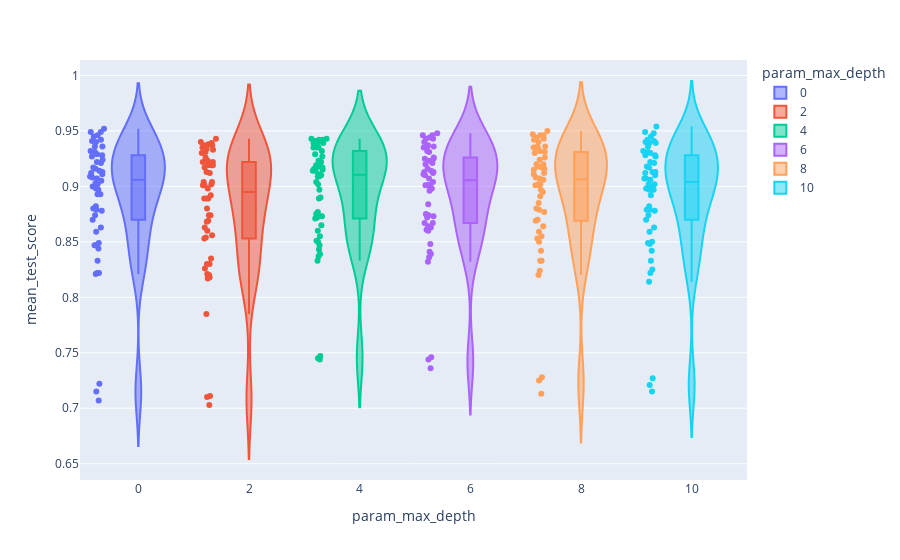

Notebook source saved alongside this figure:
### Code cell
cv_results = pd.DataFrame(grid_search_cv.cv_results_)
pos_teste_numcat(cv_results, 'param_max_depth', 'mean_test_score')
grafico_numcat(cv_results, 'param_max_depth', 'mean_test_score')

### Figure 1 — Plotly figure (JSON) as saved in the notebook; plotly's stock layout.template omitted (floating-point values rounded to 4 significant figures)
{"data": [{"alignmentgroup": "True", "box": {"visible": true}, "hovertemplate": "param_max_depth=%{x}<br>mean_test_score=%{y}<extra></extra>", "legendgroup": "0", "marker": {"color": "#636efa"}, "name": "0", "offsetgroup": "0", "orientation": "v", "points": "all", "scalegroup": "True", "showlegend": true, "type": "violin", "x": [0, 0, 0, 0, 0, 0, 0, 0, 0, 0, 0, 0, 0, 0, 0, 0, 0, 0, 0, 0, 0, 0, 0, 0, 0, 0, 0, 0, 0, 0, 0, 0, 0, 0, 0, 0, 0, 0, 0, 0, 0, 0, 0, 0, 0, 0, 0, 0, 0, 0, 0, 0, 0, 0], "x0": " ", "xaxis": "x", "y": [0.722, 0.822, 0.847, 0.893, 0.909, 0.913, 0.715, 0.822, 0.844, 0.893, 0.905, 0.911, 0.707, 0.821, 0.847, 0.903, 0.916, 0.914, 0.879, 0.902, 0.917, 0.936, 0.949, 0.952, 0.874, 0.9, 0.912, 0.924, 0.941, 0.949, 0.88, 0.908, 0.929, 0.942, 0.945, 0.946, 0.833, 0.849, 0.878, 0.907, 0.921, 0.932, 0.859, 0.87, 0.897, 0.922, 0.931, 0.94, 0.863, 0.882, 0.898, 0.927, 0.928, 0.936], "y0": " ", "yaxis": "y"}, {"alignmentgroup": "True", "box": {"visible": true}, "hovertemplate": "param_max_depth=%{x}<br>mean_test_score=%{y}<extra></extra>", "legendgroup": "2", "marker": {"color": "#EF553B"}, "name": "2", "offsetgroup": "2", "orientation": "v", "points": "all", "scalegroup": "True", "showlegend": true, "type": "violin", "x": [2, 2, 2, 2, 2, 2, 2, 2, 2, 2, 2, 2, 2, 2, 2, 2, 2, 2, 2, 2, 2, 2, 2, 2, 2, 2, 2, 2, 2, 2, 2, 2, 2, 2, 2, 2, 2, 2, 2, 2, 2, 2, 2, 2, 2, 2, 2, 2, 2, 2, 2, 2, 2, 2], "x0": " ", "xaxis": "x", "y": [0.711, 0.826, 0.854, 0.889, 0.901, 0.913, 0.71, 0.83, 0.853, 0.898, 0.912, 0.919, 0.703, 0.82, 0.856, 0.904, 0.917, 0.919, 0.817, 0.86, 0.874, 0.902, 0.922, 0.94, 0.818, 0.869, 0.88, 0.923, 0.937, 0.939, 0.819, 0.889, 0.901, 0.926, 0.935, 0.943, 0.785, 0.83, 0.874, 0.892, 0.919, 0.933, 0.821, 0.863, 0.889, 0.922, 0.931, 0.937, 0.835, 0.868, 0.904, 0.93, 0.934, 0.938], "y0": " ", "yaxis": "y"}, {"alignmentgroup": "True", "box": {"visible": true}, "hovertemplate": "param_max_depth=%{x}<br>mean_test_score=%{y}<extra></extra>", "legendgroup": "4", "marker": {"color": "#00cc96"}, "name": "4", "offsetgroup": "4", "orientation": "v", "points": "all", "scalegroup": "True", "showlegend": true, "type": "violin", "x": [4, 4, 4, 4, 4, 4, 4, 4, 4, 4, 4, 4, 4, 4, 4, 4, 4, 4, 4, 4, 4, 4, 4, 4, 4, 4, 4, 4, 4, 4, 4, 4, 4, 4, 4, 4, 4, 4, 4, 4, 4, 4, 4, 4, 4, 4, 4, 4, 4, 4, 4, 4, 4, 4], "x0": " ", "xaxis": "x", "y": [0.744, 0.837, 0.877, 0.911, 0.91, 0.916, 0.747, 0.839, 0.873, 0.909, 0.914, 0.918, 0.745, 0.833, 0.872, 0.919, 0.917, 0.923, 0.851, 0.874, 0.904, 0.922, 0.935, 0.939, 0.85, 0.889, 0.918, 0.939, 0.943, 0.942, 0.865, 0.89, 0.909, 0.935, 0.941, 0.942, 0.843, 0.855, 0.875, 0.914, 0.927, 0.937, 0.847, 0.871, 0.902, 0.932, 0.939, 0.935, 0.86, 0.897, 0.915, 0.929, 0.943, 0.94], "y0": " ", "yaxis": "y"}, {"alignmentgroup": "True", "box": {"visible": true}, "hovertemplate": "param_max_depth=%{x}<br>mean_test_score=%{y}<extra></extra>", "legendgroup": "6", "marker": {"color": "#ab63fa"}, "name": "6", "offsetgroup": "6", "orientation": "v", "points": "all", "scalegroup": "True", "showlegend": true, "type": "violin", "x": [6, 6, 6, 6, 6, 6, 6, 6, 6, 6, 6, 6, 6, 6, 6, 6, 6, 6, 6, 6, 6, 6, 6, 6, 6, 6, 6, 6, 6, 6, 6, 6, 6, 6, 6, 6, 6, 6, 6, 6, 6, 6, 6, 6, 6, 6, 6, 6, 6, 6, 6, 6, 6, 6], "x0": " ", "xaxis": "x", "y": [0.746, 0.841, 0.873, 0.9, 0.907, 0.912, 0.744, 0.839, 0.86, 0.904, 0.916, 0.913, 0.736, 0.836, 0.864, 0.901, 0.911, 0.914, 0.867, 0.901, 0.913, 0.931, 0.94, 0.946, 0.872, 0.898, 0.92, 0.932, 0.946, 0.948, 0.874, 0.901, 0.921, 0.936, 0.943, 0.943, 0.832, 0.848, 0.875, 0.901, 0.925, 0.926, 0.861, 0.867, 0.896, 0.923, 0.935, 0.937, 0.863, 0.884, 0.91, 0.925, 0.936, 0.944], "y0": " ", "yaxis": "y"}, {"alignmentgroup": "True", "box": {"visible": true}, "hovertemplate": "param_max_depth=%{x}<br>mean_test_score=%{y}<extra></extra>", "legendgroup": "8", "marker": {"color": "#FFA15A"}, "name": "8", "offsetgroup": "8", "orientation": "v", "points": "all", "scalegroup": "True", "showlegend": true, "type": "violin", "x": [8, 8, 8, 8, 8, 8, 8, 8, 8, 8, 8, 8, 8, 8, 8, 8, 8, 8, 8, 8, 8, 8, 8, 8, 8, 8, 8, 8, 8, 8, 8, 8, 8, 8, 8, 8, 8, 8, 8, 8, 8, 8, 8, 8, 8, 8, 8, 8, 8, 8, 8, 8, 8, 8], "x0": " ", "xaxis": "x", "y": [0.728, 0.833, 0.842, 0.897, 0.907, 0.911, 0.713, 0.824, 0.855, 0.906, 0.908, 0.917, 0.725, 0.82, 0.853, 0.902, 0.915, 0.916, 0.88, 0.901, 0.918, 0.935, 0.944, 0.95, 0.869, 0.895, 0.924, 0.936, 0.946, 0.943, 0.879, 0.912, 0.93, 0.94, 0.947, 0.946, 0.833, 0.85, 0.877, 0.901, 0.92, 0.932, 0.859, 0.87, 0.891, 0.92, 0.935, 0.942, 0.864, 0.885, 0.902, 0.926, 0.931, 0.936], "y0": " ", "yaxis": "y"}, {"alignmentgroup": "True", "box": {"visible": true}, "hovertemplate": "param_max_depth=%{x}<br>mean_test_score=%{y}<extra></extra>", "legendgroup": "10", "marker": {"color": "#19d3f3"}, "name": "10", "offsetgroup": "10", "orientation": "v", "points": "all", "scalegroup": "True", "showlegend": true, "type": "violin", "x": [10, 10, 10, 10, 10, 10, 10, 10, 10, 10, 10, 10, 10, 10, 10, 10, 10, 10, 10, 10, 10, 10, 10, 10, 10, 10, 10, 10, 10, 10, 10, 10, 10, 10, 10, 10, 10, 10, 10, 10, 10, 10, 10, 10, 10, 10, 10, 10, 10, 10, 10, 10, 10, 10], "x0": " ", "xaxis": "x", "y": [0.715, 0.822, 0.85, 0.897, 0.902, 0.906, 0.721, 0.814, 0.848, 0.892, 0.91, 0.913, 0.727, 0.825, 0.842, 0.897, 0.913, 0.918, 0.879, 0.902, 0.917, 0.939, 0.948, 0.954, 0.874, 0.9, 0.912, 0.928, 0.941, 0.949, 0.879, 0.907, 0.93, 0.939, 0.942, 0.945, 0.833, 0.849, 0.878, 0.907, 0.921, 0.932, 0.859, 0.87, 0.897, 0.922, 0.931, 0.94, 0.863, 0.882, 0.898, 0.927, 0.928, 0.936], "y0": " ", "yaxis": "y"}], "layout": {"legend": {"title": {"text": "param_max_depth"}, "tracegroupgap": 0}, "margin": {"t": 60}, "violinmode": "overlay", "xaxis": {"anchor": "y", "categoryarray": [0, 2, 4, 6, 8, 10], "categoryorder": "array", "domain": [0, 1], "title": {"text": "param_max_depth"}}, "yaxis": {"anchor": "x", "domain": [0, 1], "title": {"text": "mean_test_score"}}}}
